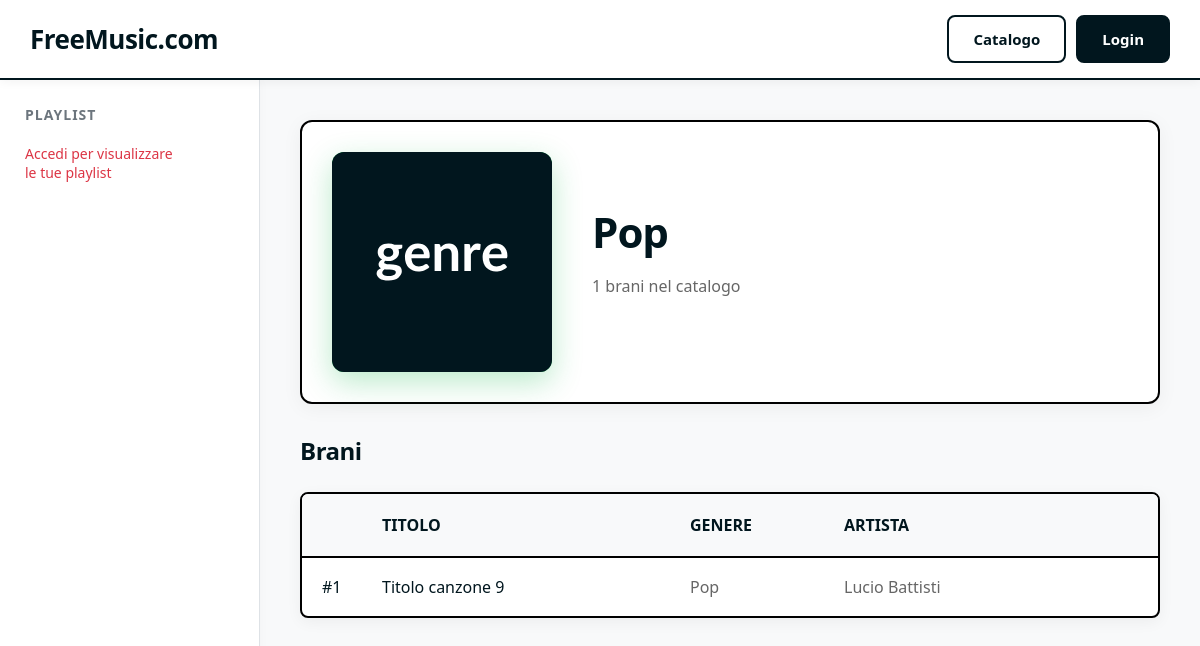
Page /genre/Pop/ on the earlier database version.
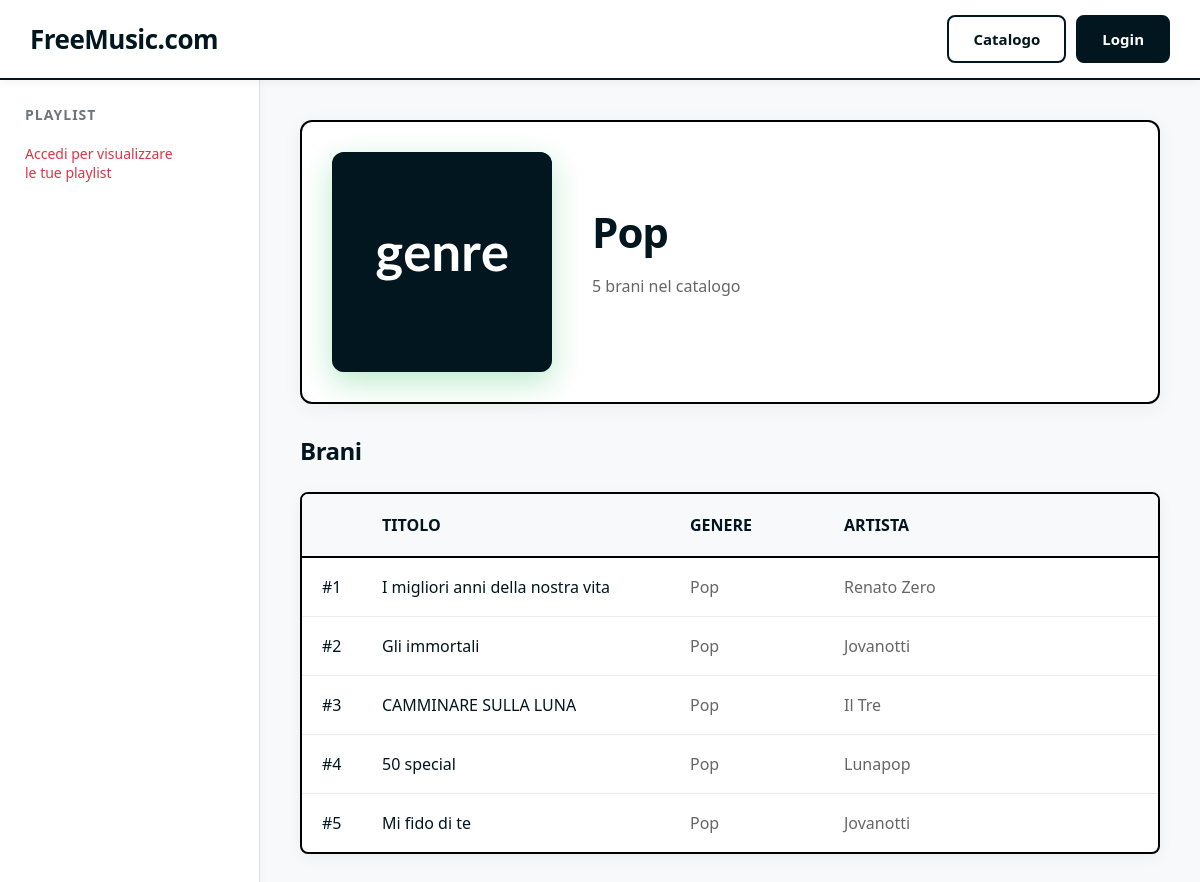
Same page on the later database version.
### backend/models.py (models this page shows, shortened)
class Song(models.Model):
    title = models.CharField(max_length=200)
    artist = models.ForeignKey(Artist, on_delete=models.CASCADE, related_name='songs', null=True)
    genre = models.ForeignKey(Genre, on_delete=models.CASCADE, related_name='songs')
    created_at = models.DateTimeField(auto_now_add=True)

class Genre(models.Model):
    name = models.CharField(max_length=100, unique=True)

class Artist(models.Model):
    name = models.CharField(max_length=200, unique=True)
    created_at = models.DateTimeField(auto_now_add=True)

### backend/views.py (the view)
# urls.py: path('genre/<str:name>/', views.GenreDetailView.as_view(), name='genre_detail'),
class GenreDetailView(TemplateView):
    template_name = 'item.html'
    def get_context_data(self, **kwargs):
        context = super().get_context_data(**kwargs)
        genre_name = self.kwargs['name']
        genre = get_object_or_404(Genre, name=genre_name)
        songs = Song.objects.filter(genre=genre).order_by('-created_at')
        context['title'] = genre.name
        context['subtitle'] = f"{songs.count()} brani nel catalogo"
        context['cover_type'] = 'genre'
        context['type_label'] = 'Genere'
        context['items'] = songs
        context['item_type'] = 'song'
        context['can_edit'] = self.request.user.is_authenticated and self.request.user.is_curator()
        context['can_remove_item'] = False
        context['edit_url'] = reverse('genre_edit_inline', args=[genre.name])
        return context

### templates/item.html (shortened to what the changed rows need)
{% extends 'sidebar.html' %}
{% load static %}
{% block content %}
<div class="item-header"
    style="background: white; padding: 30px; border-radius: 12px; box-shadow: 0 4px 20px rgba(0,0,0,0.05); border: 2px solid #000; margin-bottom: 30px;">
    <div class="item-info">
        <h1 id="title-display">{{ title }}</h1>
        <div id="meta-display" class="item-meta" style="color: #666;">
            {% if cover_type == 'artist' %}
            {{ artist_genres }}
            {% else %}
            {{ subtitle }}
            {% endif %}
        </div>
    </div>
</div>
<h2>{{ list_title|default:"Brani" }}</h2>
<div
    style="background: white; border: 2px solid #000; border-radius: 8px; overflow: hidden; box-shadow: 0 4px 15px rgba(0,0,0,0.05);">
    <table class="catalog-list">
        <thead>
            <tr style="border-bottom: 2px solid #000; background-color: #f8f9fa;">
                <th style="padding: 15px; width: 30px; color: #6c757d; font-weight: 600; text-align: left; text-transform: uppercase; font-size: 13px;">
                </th>
                <th style="padding: 20px; font-weight: 600; text-align: left; text-transform: uppercase; font-size: 16px;">
                    <div class="catalog-row-details">
                        {% if item_type == 'playlist' %}
                        <span class="catalog-row-title" style="color: inherit; font-size: inherit; font-weight: inherit;">Titolo</span>
                        <span class="catalog-row-artist" style="color: inherit; font-size: inherit; font-weight: inherit;">Brani Associati</span>
                        {% else %}
                        <span class="catalog-row-title" style="color: inherit; font-size: inherit; font-weight: inherit;">Titolo</span>
                        <span class="catalog-row-genre" style="color: inherit; font-size: inherit; font-weight: inherit;">Genere</span>
                        <span class="catalog-row-artist" style="color: inherit; font-size: inherit; font-weight: inherit;">Artista</span>
                        {% endif %}
                    </div>
                </th>
                <th style="width: 100px;"></th>
            </tr>
        </thead>
        <tbody>
            {% for item in items %}
            <tr {% if item_type == 'playlist' %}onclick="window.location.href='{% url 'playlist_detail' item.id %}'" style="cursor: pointer;"{% endif %}>
                <td class="catalog-row-index">#{{ forloop.counter }}</td>
                <td>
                    <div class="catalog-row-details">
                        {% if item_type == 'playlist' %}
                        <a href="{% url 'playlist_detail' item.id %}" class="catalog-row-title">{{ item.name }}</a>
                        <span class="catalog-row-artist" style="color: #666;">{{ item.songs.count }} brani</span>
                        {% else %}
                        <span class="catalog-row-title">{{ item.title }}</span>
                        <span class="catalog-row-genre" style="color: #666;">{{ item.genre.name }}</span>
                        <span class="catalog-row-artist" style="color: #666;">{{ item.artist.name }}</span>
                        {% endif %}
                    </div>
                </td>
                <td style="text-align: right;">
                </td>
            </tr>
            {% empty %}
            <tr>
                <td colspan="3" style="padding: 30px; text-align: center; color: #666;">Nessun elemento presente.</td>
            </tr>
            {% endfor %}
        </tbody>
    </table>
</div>
{% endblock %}

Differences in the rows shown:
removed Song: title "Titolo canzone 9", genre.name "Pop", artist.name "Lucio Battisti"
added Song: title "I migliori anni della nostra vita", genre.name "Pop", artist.name "Renato Zero"
added Song: title "Gli immortali", genre.name "Pop", artist.name "Jovanotti"
added Song: title "CAMMINARE SULLA LUNA", genre.name "Pop", artist.name "Il Tre"
added Song: title "50 special", genre.name "Pop", artist.name "Lunapop"
added Song: title "Mi fido di te", genre.name "Pop", artist.name "Jovanotti"
Other differences:
{{ subtitle }}: "1 brani nel catalogo" → "5 brani nel catalogo"
